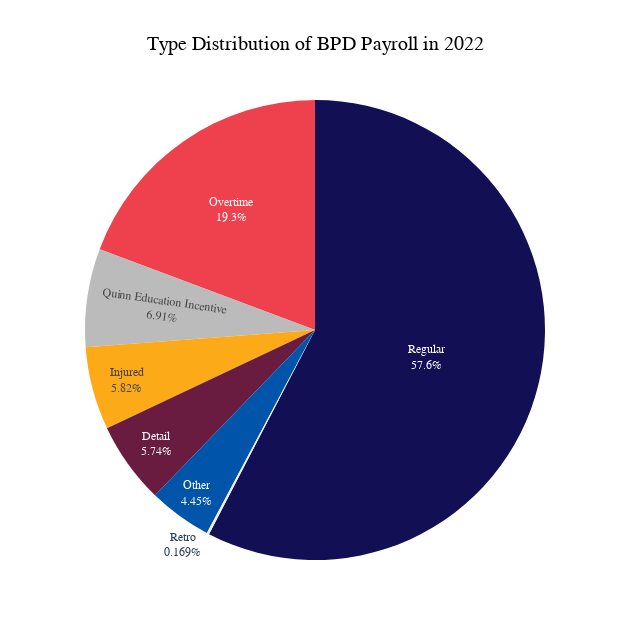

The cell this chart's notebook holds for it:
### Code cell
import plotly.graph_objects as go

df = df.loc[df['DEPARTMENT_NAME'] == 'Boston Police Department']

total_regular=df['REGULAR'].sum()
total_retro=df['RETRO'].sum()
total_other=df['OTHER'].sum()
total_detail=df['DETAIL'].sum()
total_gross=df['TOTAL_ GROSS'].sum()
total_overtime=df['OVERTIME'].sum()
total_quinn=df['QUINN_EDUCATION'].sum()
total_injured=df['INJURED'].sum()
data=[total_regular,total_retro,total_other,total_overtime,total_quinn,total_injured, total_detail]
names=['Regular','Retro','Other','Overtime','Quinn Education Incentive','Injured','Detail']


import matplotlib.pyplot as plt
import plotly.express as px

fig = px.pie(df, values=data, names=names, color_discrete_sequence=["#130F54",'#EF404E','#BBBBBB', '#FCAA17', '#691B40', '#0055AA', '#EFECEA'],)
fig.update_layout(font_family="GT America Bold")
# change the frount of thing other than title to GT-America-Standard-regular

fig.update_layout(
    font_family="GT America",   
    font_size=12, 
    width=630,
    height=640)

fig.update_layout(
    title = go.layout.Title(
        text = "Type Distribution of BPD Payroll in 2022<br>",
        xref = "paper",
        x = 0.5,
        font_family = "GT America Bold",
        font_size = 20,
        font_color="black"
    ),
    margin=dict(
        t=100
    )
)

fig.update_traces(showlegend=False, textinfo='percent+label')

fig.show()
print(data)

### Figure 1 — Plotly figure (JSON) as saved in the notebook; plotly's stock layout.template omitted (floating-point values rounded to 4 significant figures)
{"data": [{"domain": {"x": [0, 1], "y": [0, 1]}, "hovertemplate": "label=%{label}<br>value=%{value}<extra></extra>", "labels": ["Regular", "Retro", "Other", "Overtime", "Quinn Education Incentive", "Injured", "Detail"], "legendgroup": "", "name": "", "showlegend": false, "textinfo": "percent+label", "type": "pie", "values": [233800000.0, 687200.0, 18060000.0, 78270000.0, 28060000.0, 23630000.0, 23280403]}], "layout": {"font": {"family": "GT America", "size": 12}, "height": 640, "legend": {"tracegroupgap": 0}, "margin": {"t": 100}, "piecolorway": ["#130F54", "#EF404E", "#BBBBBB", "#FCAA17", "#691B40", "#0055AA", "#EFECEA"], "title": {"font": {"color": "black", "family": "GT America Bold", "size": 20}, "text": "Type Distribution of BPD Payroll in 2022<br>", "x": 0.5, "xref": "paper"}, "width": 630}}
